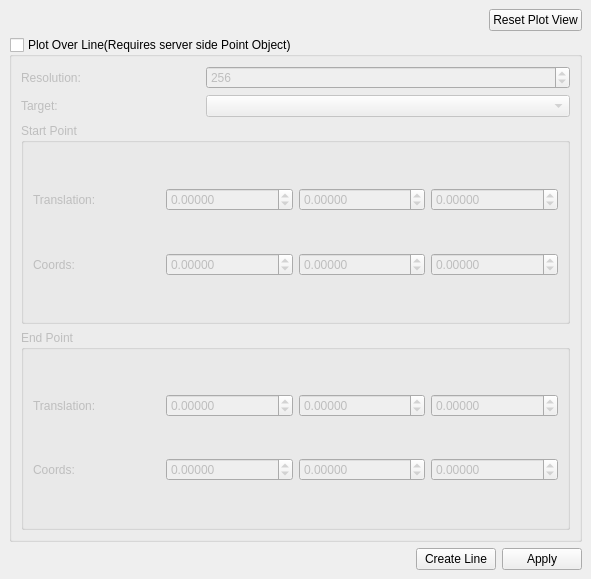
<?xml version="1.0" encoding="UTF-8"?>
<ui version="4.0">
 <class>PlotOverLineEditorWIP</class>
 <widget class="QDockWidget" name="PlotOverLineEditorWIP">
  <property name="geometry">
   <rect>
    <x>0</x>
    <y>0</y>
    <width>591</width>
    <height>579</height>
   </rect>
  </property>
  <property name="windowTitle">
   <string>Plot Over Line Editor</string>
  </property>
  <widget class="QWidget" name="dockWidgetContents">
   <layout class="QGridLayout" name="gridLayout_4">
    <item row="0" column="0">
     <layout class="QGridLayout" name="customPlotArea"/>
    </item>
    <item row="1" column="0">
     <layout class="QHBoxLayout" name="horizontalLayout_2">
      <item>
       <spacer name="horizontalSpacer_2">
        <property name="orientation">
         <enum>Qt::Horizontal</enum>
        </property>
        <property name="sizeHint" stdset="0">
         <size>
          <width>40</width>
          <height>20</height>
         </size>
        </property>
       </spacer>
      </item>
      <item>
       <widget class="QPushButton" name="resetPlotViewPushButton">
        <property name="text">
         <string>Reset Plot View</string>
        </property>
       </widget>
      </item>
     </layout>
    </item>
    <item row="2" column="0">
     <widget class="QGroupBox" name="plotOverLineGroupBox">
      <property name="title">
       <string>Plot Over Line(Requires server side Point Object)</string>
      </property>
      <property name="checkable">
       <bool>true</bool>
      </property>
      <property name="checked">
       <bool>false</bool>
      </property>
      <layout class="QGridLayout" name="gridLayout">
       <item row="2" column="0">
        <widget class="QLabel" name="targetLabel">
         <property name="text">
          <string>Target:</string>
         </property>
        </widget>
       </item>
       <item row="2" column="1" colspan="2">
        <widget class="QComboBox" name="targetComboBox"/>
       </item>
       <item row="1" column="1" colspan="2">
        <widget class="QSpinBox" name="resolutionSpinBox">
         <property name="sizePolicy">
          <sizepolicy hsizetype="Preferred" vsizetype="Fixed">
           <horstretch>0</horstretch>
           <verstretch>0</verstretch>
          </sizepolicy>
         </property>
         <property name="minimum">
          <number>2</number>
         </property>
         <property name="maximum">
          <number>4096</number>
         </property>
         <property name="value">
          <number>256</number>
         </property>
        </widget>
       </item>
       <item row="1" column="0">
        <widget class="QLabel" name="resolutionLabel">
         <property name="text">
          <string>Resolution:</string>
         </property>
        </widget>
       </item>
       <item row="4" column="0" colspan="3">
        <widget class="QGroupBox" name="groupBox_3">
         <property name="title">
          <string>End Point</string>
         </property>
         <layout class="QGridLayout" name="gridLayout_3">
          <item row="1" column="3">
           <widget class="QDoubleSpinBox" name="endCoordsZDoubleSpinBox">
            <property name="decimals">
             <number>5</number>
            </property>
            <property name="minimum">
             <double>-1000000.000000000000000</double>
            </property>
            <property name="maximum">
             <double>1000000.000000000000000</double>
            </property>
            <property name="singleStep">
             <double>0.010000000000000</double>
            </property>
           </widget>
          </item>
          <item row="1" column="2">
           <widget class="QDoubleSpinBox" name="endCoordsYDoubleSpinBox">
            <property name="decimals">
             <number>5</number>
            </property>
            <property name="minimum">
             <double>-1000000.000000000000000</double>
            </property>
            <property name="maximum">
             <double>1000000.000000000000000</double>
            </property>
            <property name="singleStep">
             <double>0.010000000000000</double>
            </property>
           </widget>
          </item>
          <item row="1" column="0">
           <widget class="QLabel" name="endPointCoordsLabel">
            <property name="text">
             <string>Coords:</string>
            </property>
           </widget>
          </item>
          <item row="0" column="0">
           <widget class="QLabel" name="endPointTranslationLabel">
            <property name="text">
             <string>Translation:</string>
            </property>
           </widget>
          </item>
          <item row="1" column="1">
           <widget class="QDoubleSpinBox" name="endCoordsXDoubleSpinBox">
            <property name="decimals">
             <number>5</number>
            </property>
            <property name="minimum">
             <double>-1000000.000000000000000</double>
            </property>
            <property name="maximum">
             <double>1000000.000000000000000</double>
            </property>
            <property name="singleStep">
             <double>0.010000000000000</double>
            </property>
           </widget>
          </item>
          <item row="0" column="1">
           <widget class="QDoubleSpinBox" name="endTranslationXDoubleSpinBox">
            <property name="decimals">
             <number>5</number>
            </property>
            <property name="minimum">
             <double>-30000.000000000000000</double>
            </property>
            <property name="maximum">
             <double>30000.000000000000000</double>
            </property>
            <property name="singleStep">
             <double>0.010000000000000</double>
            </property>
           </widget>
          </item>
          <item row="0" column="2">
           <widget class="QDoubleSpinBox" name="endTranslationYDoubleSpinBox">
            <property name="decimals">
             <number>5</number>
            </property>
            <property name="minimum">
             <double>-30000.000000000000000</double>
            </property>
            <property name="maximum">
             <double>30000.000000000000000</double>
            </property>
            <property name="singleStep">
             <double>0.010000000000000</double>
            </property>
           </widget>
          </item>
          <item row="0" column="3">
           <widget class="QDoubleSpinBox" name="endTranslationZDoubleSpinBox">
            <property name="decimals">
             <number>5</number>
            </property>
            <property name="minimum">
             <double>-30000.000000000000000</double>
            </property>
            <property name="maximum">
             <double>30000.000000000000000</double>
            </property>
            <property name="singleStep">
             <double>0.010000000000000</double>
            </property>
           </widget>
          </item>
         </layout>
        </widget>
       </item>
       <item row="3" column="0" colspan="3">
        <widget class="QGroupBox" name="groupBox_2">
         <property name="title">
          <string>Start Point</string>
         </property>
         <layout class="QGridLayout" name="gridLayout_2">
          <item row="1" column="3">
           <widget class="QDoubleSpinBox" name="startCoordsZDoubleSpinBox">
            <property name="decimals">
             <number>5</number>
            </property>
            <property name="minimum">
             <double>-1000000.000000000000000</double>
            </property>
            <property name="maximum">
             <double>1000000.000000000000000</double>
            </property>
            <property name="singleStep">
             <double>0.010000000000000</double>
            </property>
           </widget>
          </item>
          <item row="1" column="2">
           <widget class="QDoubleSpinBox" name="startCoordsYDoubleSpinBox">
            <property name="decimals">
             <number>5</number>
            </property>
            <property name="minimum">
             <double>-1000000.000000000000000</double>
            </property>
            <property name="maximum">
             <double>1000000.000000000000000</double>
            </property>
            <property name="singleStep">
             <double>0.010000000000000</double>
            </property>
           </widget>
          </item>
          <item row="1" column="0">
           <widget class="QLabel" name="startPointCoordsLabel">
            <property name="text">
             <string>Coords:</string>
            </property>
           </widget>
          </item>
          <item row="0" column="0">
           <widget class="QLabel" name="startPointTranslationLabel">
            <property name="text">
             <string>Translation:</string>
            </property>
           </widget>
          </item>
          <item row="1" column="1">
           <widget class="QDoubleSpinBox" name="startCoordsXDoubleSpinBox">
            <property name="decimals">
             <number>5</number>
            </property>
            <property name="minimum">
             <double>-1000000.000000000000000</double>
            </property>
            <property name="maximum">
             <double>1000000.000000000000000</double>
            </property>
            <property name="singleStep">
             <double>0.010000000000000</double>
            </property>
           </widget>
          </item>
          <item row="0" column="1">
           <widget class="QDoubleSpinBox" name="startTranslationXDoubleSpinBox">
            <property name="decimals">
             <number>5</number>
            </property>
            <property name="minimum">
             <double>-30000.000000000000000</double>
            </property>
            <property name="maximum">
             <double>30000.000000000000000</double>
            </property>
            <property name="singleStep">
             <double>0.010000000000000</double>
            </property>
           </widget>
          </item>
          <item row="0" column="2">
           <widget class="QDoubleSpinBox" name="startTranslationYDoubleSpinBox">
            <property name="decimals">
             <number>5</number>
            </property>
            <property name="minimum">
             <double>-30000.000000000000000</double>
            </property>
            <property name="maximum">
             <double>30000.000000000000000</double>
            </property>
            <property name="singleStep">
             <double>0.010000000000000</double>
            </property>
           </widget>
          </item>
          <item row="0" column="3">
           <widget class="QDoubleSpinBox" name="startTranslationZDoubleSpinBox">
            <property name="decimals">
             <number>5</number>
            </property>
            <property name="minimum">
             <double>-30000.000000000000000</double>
            </property>
            <property name="maximum">
             <double>30000.000000000000000</double>
            </property>
            <property name="singleStep">
             <double>0.010000000000000</double>
            </property>
           </widget>
          </item>
         </layout>
        </widget>
       </item>
      </layout>
     </widget>
    </item>
    <item row="3" column="0">
     <layout class="QHBoxLayout" name="horizontalLayout">
      <item>
       <spacer name="horizontalSpacer">
        <property name="orientation">
         <enum>Qt::Horizontal</enum>
        </property>
        <property name="sizeHint" stdset="0">
         <size>
          <width>40</width>
          <height>20</height>
         </size>
        </property>
       </spacer>
      </item>
      <item>
       <widget class="QPushButton" name="createLinePushButton">
        <property name="text">
         <string>Create Line</string>
        </property>
       </widget>
      </item>
      <item>
       <widget class="QPushButton" name="applyPushButton">
        <property name="text">
         <string>Apply</string>
        </property>
       </widget>
      </item>
     </layout>
    </item>
   </layout>
  </widget>
 </widget>
 <resources/>
 <connections/>
</ui>
